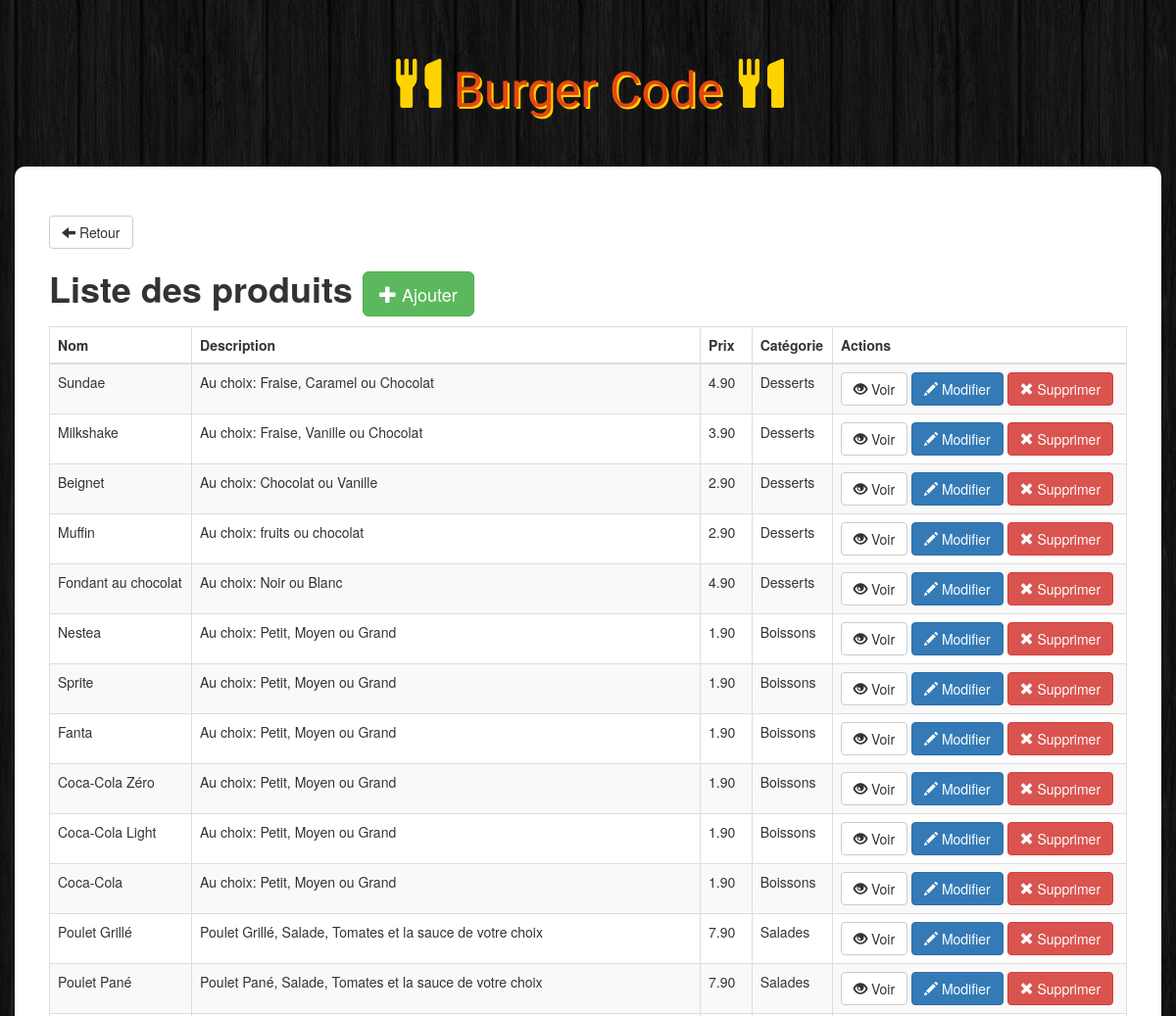
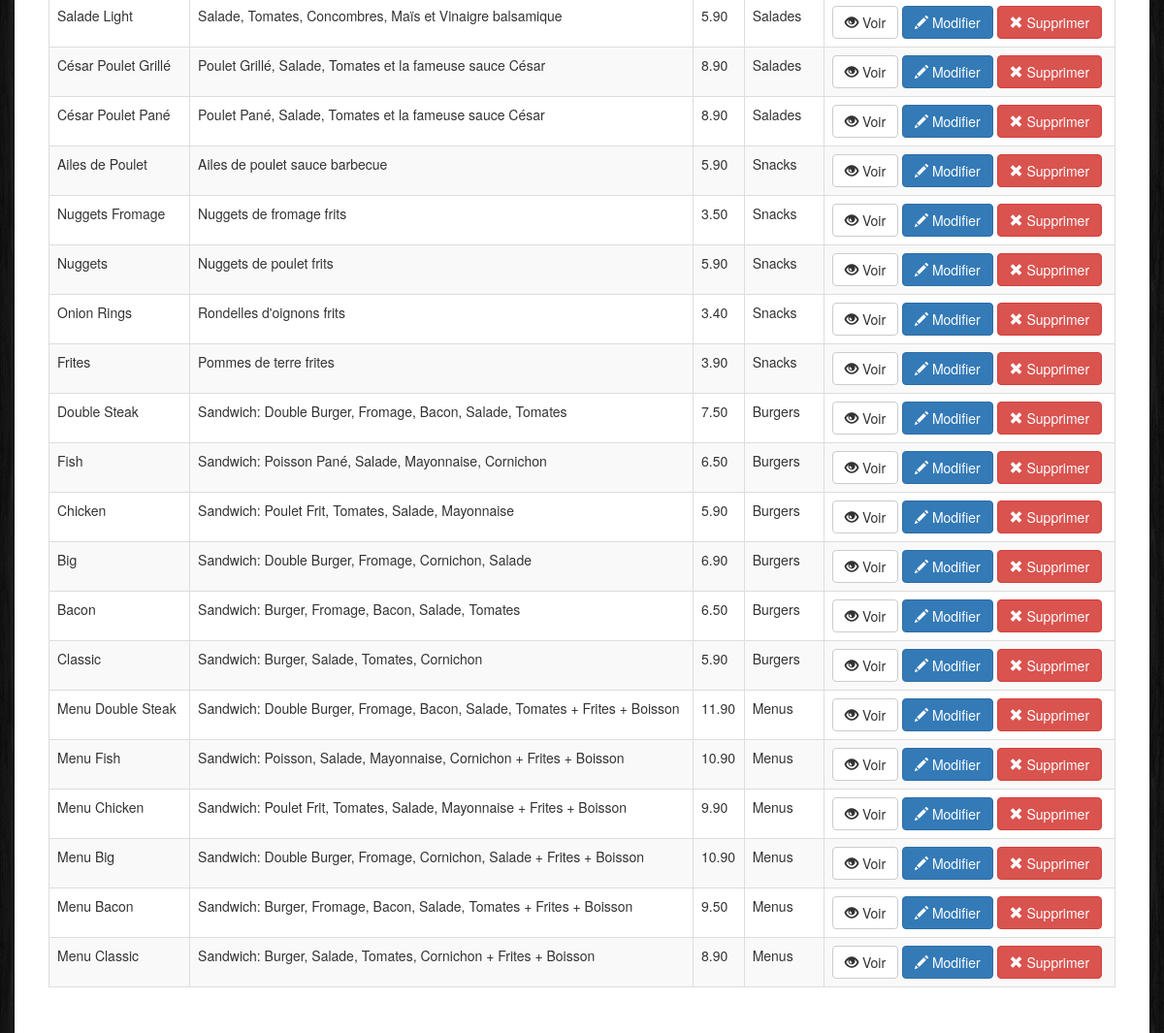
The app's page /admin/index.php with its own data (2 pictures, top to bottom).
### tables this page shows
CREATE TABLE IF NOT EXISTS `items` (
  `id` int(11) NOT NULL AUTO_INCREMENT,
  `name` varchar(100) NOT NULL,
  `description` varchar(255) NOT NULL,
  `price` float NOT NULL,
  `image` varchar(255) NOT NULL,
  `category` int(11) NOT NULL,
  PRIMARY KEY (`id`),
  KEY `category` (`category`)
);

CREATE TABLE IF NOT EXISTS `categories` (
  `id` int(11) NOT NULL AUTO_INCREMENT,
  `name` varchar(100) NOT NULL,
  PRIMARY KEY (`id`)
);

### admin/index.php (the view, shortened to what this page needs)
<!DOCTYPE html>
<html>
    <head>
        <link href="https://maxcdn.bootstrapcdn.com/bootstrap/3.3.7/css/bootstrap.min.css" rel="stylesheet">
        <link href="../css/style.css" rel="stylesheet" type="text/css">
    </head>
    <body>
        <h1 class="text-logo"><span class="glyphicon glyphicon-cutlery"></span> Burger Code <span class="glyphicon glyphicon-cutlery"></span></h1>
        <div class="container admin">
            <div class="row">
                <a href="../" class="btn btn-default"><span class="glyphicon glyphicon-arrow-left"></span> Retour</a>
                <h1><strong>Liste des produits</strong>
                <a href="insert.php" class="btn btn-success btn-lg"><span class="glyphicon glyphicon-plus"></span> Ajouter</a>
                </h1>
                <table class="table table-striped table-bordered">
                    <thead>
                        <tr>
                            <th>Nom</th>
                            <th>Description</th>
                            <th>Prix</th>
                            <th>Catégorie</th>
                            <th>Actions</th>
                        </tr>
                    </thead>
                    <tbody>
                        <?php
                            require '../identifiants.php';
                            $db = new Database($dbHost, $dbName, $dbUser, $dbUserPass);
                            $connection = $db->connect();
                            $statement = $connection->query(
                                'SELECT
                                items.id,
                                items.name,
                                items.description,
                                items.price,
                                categories.name AS category_name
                                FROM items
                                LEFT JOIN categories
                                ON items.category = categories.id
                                ORDER BY items.id DESC;'
                            );
                            while($item = $statement->fetch()) {
                            echo '<tr>';
                                echo '<td>' . $item['name'] . '</td>';
                                echo '<td>' . $item['description'] . '</td>';
                                echo '<td>' . number_format((float)$item['price'], 2, '.', '') . '</td>';
                                echo '<td>' . $item['category_name'] . '</td>';
                                echo '<td width =300>';
                                    echo '<a href="view.php?id='. $item['id'] . '" class="btn btn-default"><span class="glyphicon glyphicon-eye-open"></span> Voir</a> ';
                                    echo '<a href="update.php?id=' . $item['id'] . '" class="btn btn-primary"><span class="glyphicon glyphicon-pencil"></span> Modifier</a> ';
                                    echo '<a href="delete.php?id=' . $item['id'] . '" class="btn btn-danger"><span class="glyphicon glyphicon-remove"></span> Supprimer</a> ';
                                echo '</td>';
                            echo '</tr>';
                            }
                        ?>
                    </tbody>
                </table>
            </div>
        </div>
    </body>
</html>

### css/style.css (style rules this page uses)
body { background: url(../images/bg.png); }
.text-logo { font-family: "Holtwood One SC", sans-serif; color: #e7480f; text-shadow: 2px 2px #ffd301; font-size: 50px; padding: 40px 0; text-align: center; }
.text-logo .glyphicon { color: #ffd301; text-shadow: 0 0 #ffd301; }
.admin { background: #fff; padding: 50px; border-radius: 10px; }

### records on screen
items: name "Sundae", description "Au choix: Fraise, Caramel ou Chocolat", price "4.90", category.name "Desserts"
items: name "Milkshake", description "Au choix: Fraise, Vanille ou Chocolat", price "3.90", category.name "Desserts"
items: name "Beignet", description "Au choix: Chocolat ou Vanille", price "2.90", category.name "Desserts"
items: name "Muffin", description "Au choix: fruits ou chocolat", price "2.90", category.name "Desserts"
items: name "Fondant au chocolat", description "Au choix: Noir ou Blanc", price "4.90", category.name "Desserts"
items: name "Nestea", description "Au choix: Petit, Moyen ou Grand", price "1.90", category.name "Boissons"
items: name "Sprite", description "Au choix: Petit, Moyen ou Grand", price "1.90", category.name "Boissons"
items: name "Fanta", description "Au choix: Petit, Moyen ou Grand", price "1.90", category.name "Boissons"
items: name "Coca-Cola Zéro", description "Au choix: Petit, Moyen ou Grand", price "1.90", category.name "Boissons"
items: name "Coca-Cola Light", description "Au choix: Petit, Moyen ou Grand", price "1.90", category.name "Boissons"
items: name "Coca-Cola", description "Au choix: Petit, Moyen ou Grand", price "1.90", category.name "Boissons"
items: name "Poulet Grillé", description "Poulet Grillé, Salade, Tomates et la sauce de votre choix", price "7.90", category.name "Salades"
items: name "Poulet Pané", description "Poulet Pané, Salade, Tomates et la sauce de votre choix", price "7.90", category.name "Salades"
items: name "Salade Light", description "Salade, Tomates, Concombres, Maïs et Vinaigre balsamique", price "5.90", category.name "Salades"
items: name "César Poulet Grillé", description "Poulet Grillé, Salade, Tomates et la fameuse sauce César", price "8.90", category.name "Salades"
items: name "César Poulet Pané", description "Poulet Pané, Salade, Tomates et la fameuse sauce César", price "8.90", category.name "Salades"
items: name "Ailes de Poulet", description "Ailes de poulet sauce barbecue", price "5.90", category.name "Snacks"
items: name "Nuggets Fromage", description "Nuggets de fromage frits", price "3.50", category.name "Snacks"
items: name "Nuggets", description "Nuggets de poulet frits", price "5.90", category.name "Snacks"
items: name "Onion Rings", description "Rondelles d'oignons frits", price "3.40", category.name "Snacks"
items: name "Frites", description "Pommes de terre frites", price "3.90", category.name "Snacks"
items: name "Double Steak", description "Sandwich: Double Burger, Fromage, Bacon, Salade, Tomates", price "7.50", category.name "Burgers"
items: name "Fish", description "Sandwich: Poisson Pané, Salade, Mayonnaise, Cornichon", price "6.50", category.name "Burgers"
items: name "Chicken", description "Sandwich: Poulet Frit, Tomates, Salade, Mayonnaise", price "5.90", category.name "Burgers"
items: name "Big", description "Sandwich: Double Burger, Fromage, Cornichon, Salade", price "6.90", category.name "Burgers"
items: name "Bacon", description "Sandwich: Burger, Fromage, Bacon, Salade, Tomates", price "6.50", category.name "Burgers"
items: name "Classic", description "Sandwich: Burger, Salade, Tomates, Cornichon", price "5.90", category.name "Burgers"
items: name "Menu Double Steak", description "Sandwich: Double Burger, Fromage, Bacon, Salade, Tomates + Frites + Boisson", price "11.90", category.name "Menus"
items: name "Menu Fish", description "Sandwich: Poisson, Salade, Mayonnaise, Cornichon + Frites + Boisson", price "10.90", category.name "Menus"
items: name "Menu Chicken", description "Sandwich: Poulet Frit, Tomates, Salade, Mayonnaise + Frites + Boisson", price "9.90", category.name "Menus"
items: name "Menu Big", description "Sandwich: Double Burger, Fromage, Cornichon, Salade + Frites + Boisson", price "10.90", category.name "Menus"
items: name "Menu Bacon", description "Sandwich: Burger, Fromage, Bacon, Salade, Tomates + Frites + Boisson", price "9.50", category.name "Menus"
items: name "Menu Classic", description "Sandwich: Burger, Salade, Tomates, Cornichon + Frites + Boisson", price "8.90", category.name "Menus"
